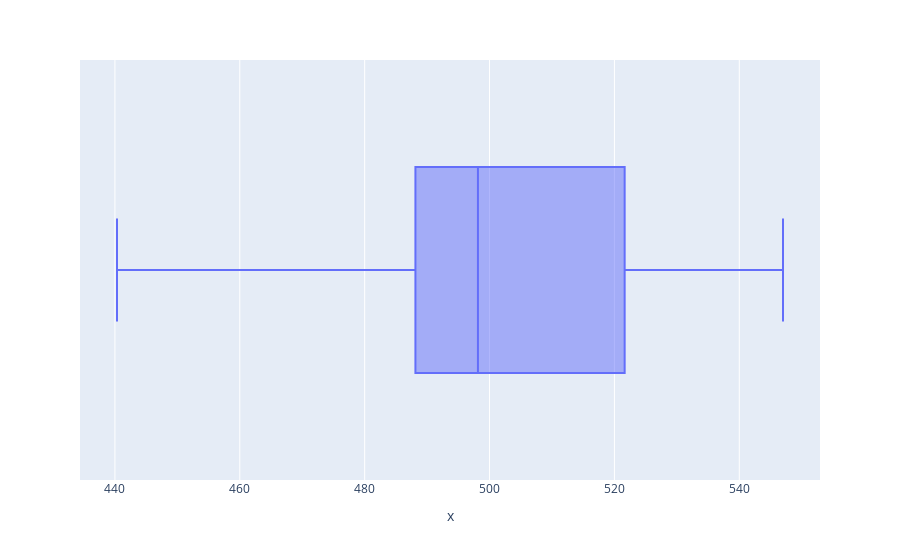

Notebook code for this chart:
### Code cell
px.box(x = cleaned_data[cleaned_data['Stock_Code'] == 'UNH']['Opening_Value'])

### Figure 1 — Plotly figure (JSON) as saved in the notebook; plotly's stock layout.template omitted (floating-point values rounded to 4 significant figures)
{"data": [{"alignmentgroup": "True", "hovertemplate": "x=%{x}<extra></extra>", "legendgroup": "", "marker": {"color": "#636efa"}, "name": "", "notched": false, "offsetgroup": "", "orientation": "h", "showlegend": false, "type": "box", "x": [496, 492.5, 490.9, 484.3, 479.3, 489.0, 495.7, 492, 489.0, 483.8, 491, 497.8, 497, 486.1, 478.6, 476.8, 442, 440.3, 450.4, 455.5, 454.3, 456.0, 450.7, 460.8, 462, 459.6, 494.5, 495, 493.7, 488.1, 490.6, 495.2, 492.3, 492.5, 489.7, 492.1, 487.4, 488.7, 493.5, 488.1, 477, 478.3, 474, 474.4, 482.4, 483.2, 489.4, 498.5, 495.4, 524.8, 528.3, 526.8, 524.2, 523.7, 524.2, 522.3, 517.3, 515.3, 522, 518.2, 519.0, 520.6, 514.0, 503.9, 510.0, 508.2, 508.8, 504.5, 504.5, 503.1, 493.3, 487.6, 517.9, 512.5, 503.9, 515, 505.2, 521.3, 523.7, 518.9, 536.1, 538.1, 538, 539.4, 547, 545, 543.0, 526.8, 526.0, 523.5, 519.8, 519.9, 519.9, 518.9, 523.9, 524.6, 529.1, 530, 544.3, 544], "x0": " ", "xaxis": "x", "y0": " ", "yaxis": "y"}], "layout": {"boxmode": "group", "legend": {"tracegroupgap": 0}, "margin": {"t": 60}, "xaxis": {"anchor": "y", "domain": [0, 1], "title": {"text": "x"}}, "yaxis": {"anchor": "x", "domain": [0, 1]}}}
